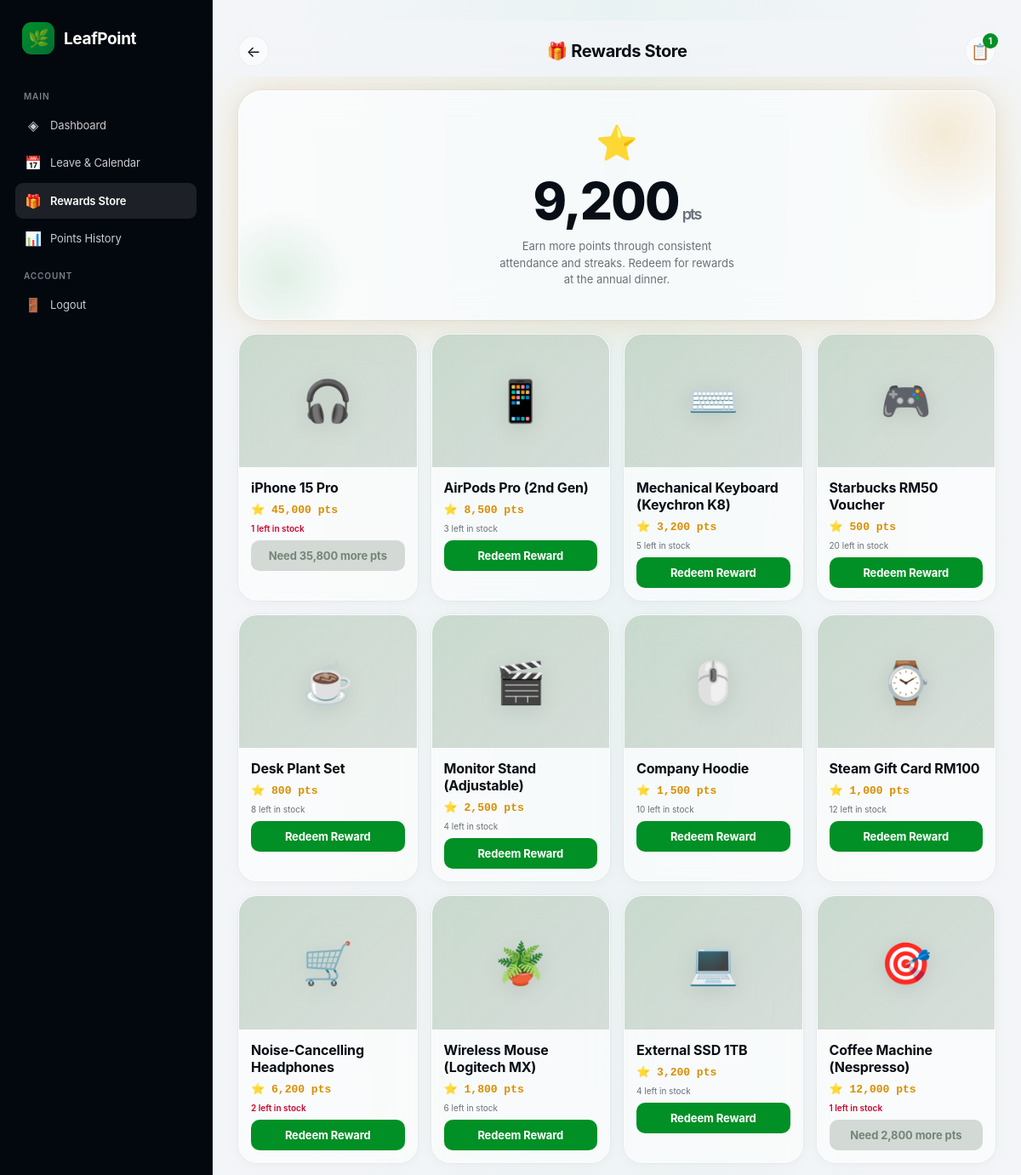
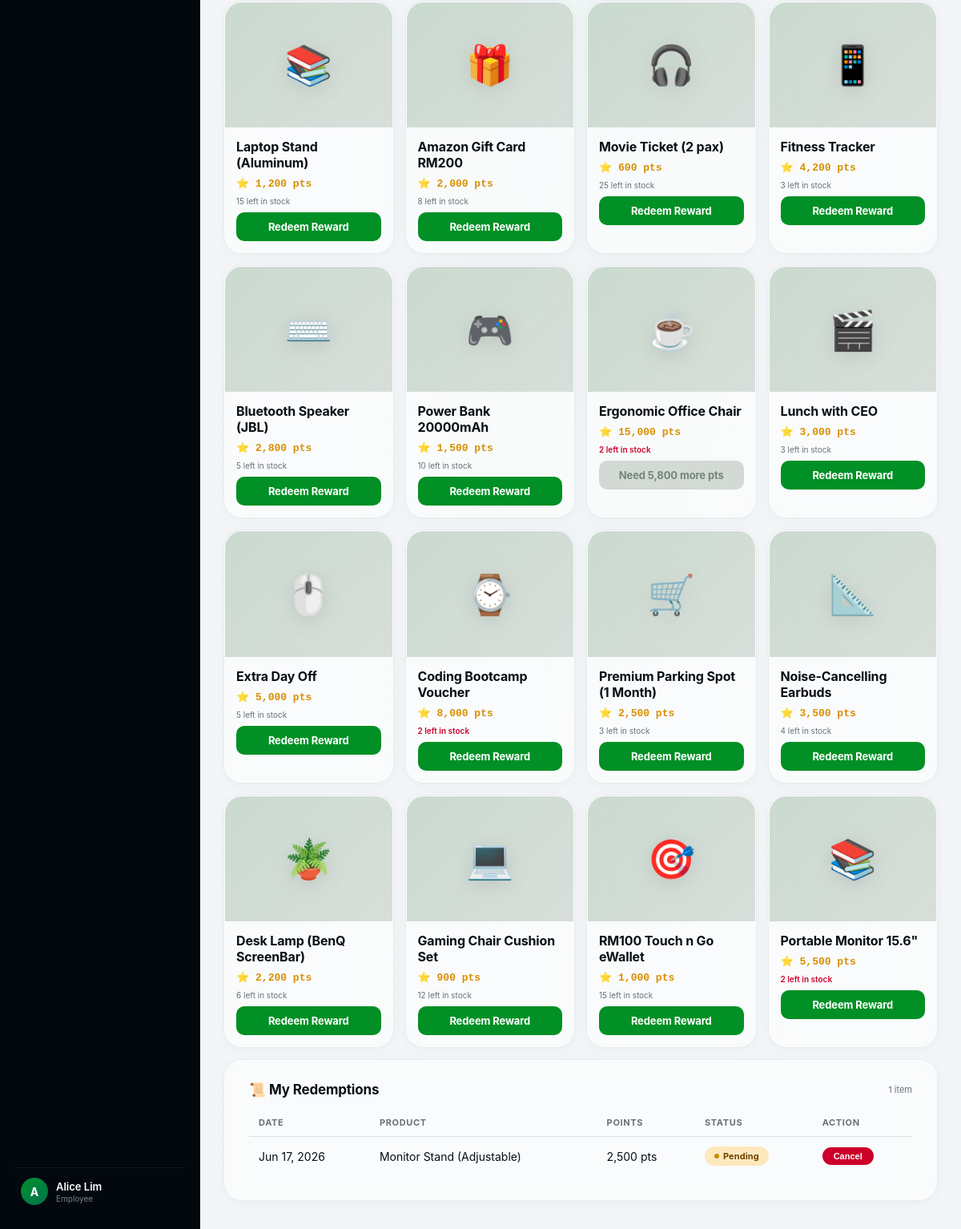
/Employee/rewards_store.php (signed in), run on the app's committed database (2 pictures, top to bottom).
### tables this page shows
CREATE TABLE `users` (
    `id` INT AUTO_INCREMENT PRIMARY KEY,
    `name` VARCHAR(100) NOT NULL,
    `username` VARCHAR(50) NOT NULL UNIQUE COMMENT 'Login identifier',
    `email` VARCHAR(150) NOT NULL UNIQUE,
    `password_hash` VARCHAR(255) NOT NULL,
    `role` ENUM('employee', 'admin') DEFAULT 'employee',
    `join_date` DATE NOT NULL,
    `remember_token` VARCHAR(255) NULL,
    `reset_token` VARCHAR(64) NULL COMMENT 'Password reset token',
    `reset_token_expiry` DATETIME NULL COMMENT 'Reset token expiry (1 hour)',
    `total_points` INT DEFAULT 0,
    `current_streak` INT DEFAULT 0,
    `plant_highest_stage` INT DEFAULT 1,
    `plant_current_stage` INT DEFAULT 1,
    `plant_status` ENUM('Healthy', 'Withered') DEFAULT 'Healthy',
    `created_at` TIMESTAMP DEFAULT CURRENT_TIMESTAMP,
    `updated_at` TIMESTAMP DEFAULT CURRENT_TIMESTAMP ON UPDATE CURRENT_TIMESTAMP
);

CREATE TABLE `reward_items` (
    `id` INT AUTO_INCREMENT PRIMARY KEY,
    `name` VARCHAR(150) NOT NULL,
    `image_url` VARCHAR(255) NULL,
    `points_required` INT NOT NULL,
    `stock_quantity` INT NOT NULL DEFAULT 1,
    `is_active` BOOLEAN DEFAULT TRUE,
    `created_at` TIMESTAMP DEFAULT CURRENT_TIMESTAMP
);

CREATE TABLE `reward_redemptions` (
    `id` INT AUTO_INCREMENT PRIMARY KEY,
    `user_id` INT NOT NULL,
    `item_id` INT NOT NULL,
    `points_spent` INT NOT NULL,
    `status` ENUM('pending', 'completed', 'cancelled', 'rejected') DEFAULT 'pending',
    `created_at` TIMESTAMP DEFAULT CURRENT_TIMESTAMP,
    `updated_at` TIMESTAMP DEFAULT CURRENT_TIMESTAMP ON UPDATE CURRENT_TIMESTAMP,
    FOREIGN KEY (`user_id`) REFERENCES `users`(`id`) ON DELETE CASCADE,
    FOREIGN KEY (`item_id`) REFERENCES `reward_items`(`id`) ON DELETE CASCADE
);

### Employee/rewards_store.php (the view, shortened to what this page needs)
<?php
require_once '../db.php';
$user_id = $_SESSION['user_id'];
$stmt = $pdo->prepare("SELECT total_points FROM users WHERE id = ?"); $stmt->execute([$user_id]); $user = $stmt->fetch();
$items = $pdo->query("SELECT * FROM reward_items WHERE is_active = 1")->fetchAll();
$my_orders = $pdo->prepare("SELECT rr.*, ri.name as item_name FROM reward_redemptions rr JOIN reward_items ri ON rr.item_id = ri.id WHERE rr.user_id = ? ORDER BY rr.created_at DESC");
$my_orders->execute([$user_id]);
$orders = $my_orders->fetchAll();
$pending_count = 0;
foreach ($orders as $o) {
    if ($o['status'] === 'pending') $pending_count++;
}
?>
<!doctype html>
<html lang="en">
<head>
</head>
<body>
  <div class="app">
    <?php include 'employee_sidebar.php'; ?>
    <main class="main">
      <div class="main-inner">
        <div class="page">
    <header class="topbar">
      <a class="back-btn" href="employee_dashboard.php" aria-label="Back">←</a>
      <span class="title">🎁 Rewards Store</span>
      <span class="cart-btn" aria-label="Pending redemptions" title="Pending orders">
        📋
        <?php if ($pending_count > 0): ?>
        <span class="cart-badge" id="cart-badge"><?= $pending_count ?></span>
        <?php endif; ?>
      </span>
    </header>
    <section class="points-hero" id="points-hero">
      <span class="points-icon">⭐</span>
      <div class="points-value">
        <?= number_format($user['total_points']) ?><span class="pts-unit">pts</span>
      </div>
      <p class="points-sub">Earn more points through consistent attendance and streaks. Redeem for rewards at the annual dinner.</p>
    </section>
    <section class="store-grid" id="store-grid">
      <?php foreach ($items as $item): ?>
        <?php
          $can_afford = $user['total_points'] >= $item['points_required'];
          $in_stock = $item['stock_quantity'] > 0;
          $stock_class = $item['stock_quantity'] <= 2 ? ' low' : '';
          $shortfall = $item['points_required'] - $user['total_points'];
          $icons = ['🎁', '🎧', '📱', '⌨️', '🎮', '☕', '🎬', '🖱️', '⌚', '🛒', '📐', '🪴', '💻', '🎯', '📚'];
          $icon = $icons[$item['id'] % count($icons)];
        ?>
        <div class="reward-card" data-id="<?= $item['id'] ?>"
             data-name="<?= htmlspecialchars($item['name']) ?>"
             data-points="<?= $item['points_required'] ?>"
             data-stock="<?= $item['stock_quantity'] ?>">
          <div class="card-image">
            <?php if ($item['image_url']): ?>
              <img src="<?= htmlspecialchars($item['image_url']) ?>" alt="<?= htmlspecialchars($item['name']) ?>" style="width:100%;height:100%;object-fit:cover;position:absolute;inset:0;">
            <?php else: ?>
              <span class="img-icon"><?= $icon ?></span>
            <?php endif; ?>
          </div>
          <div class="card-body">
            <span class="card-name"><?= htmlspecialchars($item['name']) ?></span>
            <span class="card-price">⭐ <?= number_format($item['points_required']) ?> pts</span>
            <span class="card-stock<?= $stock_class ?>"><?= $item['stock_quantity'] ?> left in stock</span>
            <?php if (!$in_stock): ?>
              <button class="btn-redeem" disabled>Out of Stock</button>
            <?php elseif (!$can_afford): ?>
              <button class="btn-redeem" disabled>Need <?= number_format($shortfall) ?> more pts</button>
            <?php else: ?>
              <button class="btn-redeem btn-redeem-action" data-id="<?= $item['id'] ?>"
                      data-name="<?= htmlspecialchars($item['name']) ?>"
                      data-points="<?= $item['points_required'] ?>">Redeem Reward</button>
            <?php endif; ?>
          </div>
        </div>
      <?php endforeach; ?>
    </section>
    <section class="card" id="history-card">
      <div class="card-header">
        <span class="card-title">📜 My Redemptions</span>
        <span class="card-subtitle"><?= count($orders) ?> item<?= count($orders) !== 1 ? 's' : '' ?></span>
      </div>
      <?php if (count($orders) > 0): ?>
      <div class="table-wrap">
        <table class="history-table" id="history-table">
          <thead>
            <tr>
              <th>Date</th>
              <th>Product</th>
              <th>Points</th>
              <th>Status</th>
              <th>Action</th>
            </tr>
          </thead>
          <tbody id="history-body">
            <?php foreach ($orders as $order): ?>
            <tr>
              <td><?= date('M d, Y', strtotime($order['created_at'])) ?></td>
              <td><?= htmlspecialchars($order['item_name']) ?></td>
              <td><?= number_format($order['points_spent']) ?> pts</td>
              <td>
                <?php $status = $order['status']; ?>
                <span class="status-badge <?= $status ?>"><span class="status-dot <?= $status ?>"></span> <?= ucfirst($status) ?></span>
              </td>
              <td>
                <?php if ($order['status'] === 'pending'): ?>
                  <form method="POST" style="display:inline;" onsubmit="return confirmCancel(this);">
                    <button type="submit" name="cancel_order" style="background:var(--red-status);color:#fff;border:none;padding:5px 14px;border-radius:999px;font-size:11px;font-weight:600;cursor:pointer;">Cancel</button>
                  </form>
                <?php else: ?>
                  <span style="font-size:11px;color:var(--muted);">—</span>
                <?php endif; ?>
              </td>
            </tr>
            <?php endforeach; ?>
          </tbody>
        </table>
      </div>
      <?php endif; ?>
    </section>
        </div>
      </div>
    </main>
  </div>
</body>
</html>

### data on the page
users: total_points "9,200"
reward_items: id "🎧", name "iPhone 15 Pro", points_required "45,000", stock_quantity "1", points_required.total_points "35,800"
reward_items: id "📱", name "AirPods Pro (2nd Gen)", points_required "8,500", stock_quantity "3"
reward_items: id "⌨️", name "Mechanical Keyboard (Keychron K8)", points_required "3,200", stock_quantity "5"
reward_items: id "🎮", name "Starbucks RM50 Voucher", points_required "500", stock_quantity "20"
reward_items: id "☕", name "Desk Plant Set", points_required "800", stock_quantity "8"
reward_items: id "🎬", name "Monitor Stand (Adjustable)", points_required "2,500", stock_quantity "4"
reward_items: id "🖱️", name "Company Hoodie", points_required "1,500", stock_quantity "10"
reward_items: id "⌚", name "Steam Gift Card RM100", points_required "1,000", stock_quantity "12"
reward_items: id "🛒", name "Noise-Cancelling Headphones", points_required "6,200", stock_quantity "2"
reward_items: id "🪴", name "Wireless Mouse (Logitech MX)", points_required "1,800", stock_quantity "6"
reward_items: id "💻", name "External SSD 1TB", points_required "3,200", stock_quantity "4"
reward_items: id "🎯", name "Coffee Machine (Nespresso)", points_required "12,000", stock_quantity "1", points_required.total_points "2,800"
reward_items: id "📚", name "Laptop Stand (Aluminum)", points_required "1,200", stock_quantity "15"
reward_items: id "🎁", name "Amazon Gift Card RM200", points_required "2,000", stock_quantity "8"
reward_items: id "🎧", name "Movie Ticket (2 pax)", points_required "600", stock_quantity "25"
reward_items: id "📱", name "Fitness Tracker", points_required "4,200", stock_quantity "3"
reward_items: id "⌨️", name "Bluetooth Speaker (JBL)", points_required "2,800", stock_quantity "5"
reward_items: id "🎮", name "Power Bank 20000mAh", points_required "1,500", stock_quantity "10"
reward_items: id "☕", name "Ergonomic Office Chair", points_required "15,000", stock_quantity "2", points_required.total_points "5,800"
reward_items: id "🎬", name "Lunch with CEO", points_required "3,000", stock_quantity "3"
reward_items: id "🖱️", name "Extra Day Off", points_required "5,000", stock_quantity "5"
reward_items: id "⌚", name "Coding Bootcamp Voucher", points_required "8,000", stock_quantity "2"
reward_items: id "🛒", name "Premium Parking Spot (1 Month)", points_required "2,500", stock_quantity "3"
reward_items: id "📐", name "Noise-Cancelling Earbuds", points_required "3,500", stock_quantity "4"
reward_items: id "🪴", name "Desk Lamp (BenQ ScreenBar)", points_required "2,200", stock_quantity "6"
reward_items: id "💻", name "Gaming Chair Cushion Set", points_required "900", stock_quantity "12"
reward_items: id "🎯", name "RM100 Touch n Go eWallet", points_required "1,000", stock_quantity "15"
reward_items: id "📚", name "Portable Monitor 15.6\"", points_required "5,500", stock_quantity "2"
reward_redemptions: created_at "Jun 17, 2026", item.name "Monitor Stand (Adjustable)", points_spent "2,500", status "Pending"

### other printed values
$item['icon'] "◈"
$item['label'] "Dashboard"
$item['icon'] "📅"
$item['label'] "Leave & Calendar"
$item['icon'] "🎁"
$item['label'] "Rewards Store"
$item['icon'] "📊"
$item['label'] "Points History"
substr($_SESSION['name'], 0, 1) "A"
$_SESSION['name'] "Alice Lim"
$pending_count "1"
count($orders) "1"
